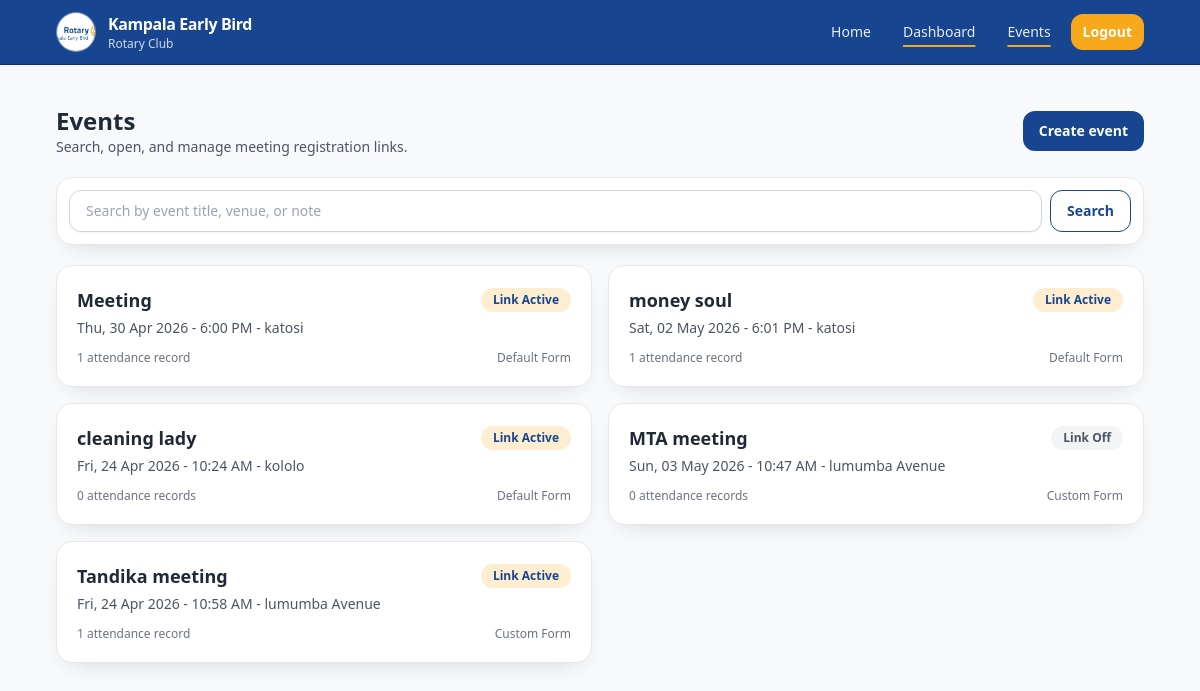
Page /dashboard/events/ (signed in) on the earlier database version.
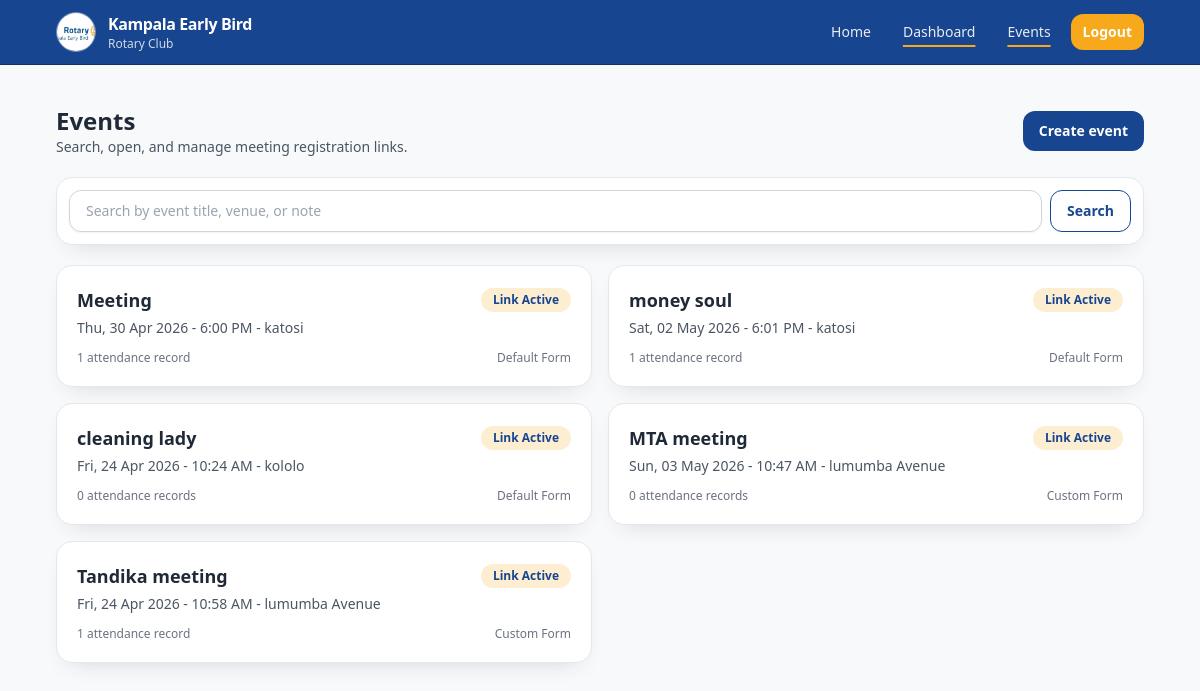
Same page on the later database version.
### attendance/models.py (models this page shows, shortened)
class TimeStampedModel(models.Model):
    created_at = models.DateTimeField(auto_now_add=True)
    updated_at = models.DateTimeField(auto_now=True)
    class Meta:
        abstract = True

class Event(TimeStampedModel):
    STATUS_CHOICES = [
        ("open", "Open"),
        ("closed", "Closed"),
        ("archived", "Archived"),
    ]
    public_id = models.UUIDField(default=uuid.uuid4, editable=False, unique=True)
    title = models.CharField(max_length=180)
    description = models.TextField(blank=True)
    venue = models.CharField(max_length=180, blank=True)
    event_date = models.DateTimeField()
    status = models.CharField(max_length=20, choices=STATUS_CHOICES, default="open")
    announce_to_members = models.BooleanField(default=False)
    is_link_active = models.BooleanField(default=True)
    form_template = models.ForeignKey(
        "FormTemplate",
        on_delete=models.SET_NULL,
        related_name="events",
        null=True,
        blank=True,
    )
    created_by = models.ForeignKey(
        settings.AUTH_USER_MODEL,
        on_delete=models.SET_NULL,
        related_name="events",
        null=True,
        blank=True,
    )
    class Meta:
        ordering = ["-event_date"]

### attendance/views.py (the view)
# urls.py: path("dashboard/events/", EventListView.as_view(), name="event-list"),
class EventListView(LoginRequiredMixin, ListView):
    model = Event
    template_name = "attendance/dashboard/event_list.html"
    context_object_name = "events"
    def get_queryset(self):
        qs = Event.objects.annotate(attendance_total=Count("attendances"))
        query = self.request.GET.get("q", "").strip()
        if query:
            qs = qs.filter(
                Q(title__icontains=query)
                | Q(description__icontains=query)
                | Q(venue__icontains=query)
            )
        return qs
    def get_context_data(self, **kwargs):
        context = super().get_context_data(**kwargs)
        context["q"] = self.request.GET.get("q", "")
        return context

### templates/attendance/dashboard/event_list.html (shortened to what this page needs)
{% extends "attendance/base.html" %}
{% block content %}
<section class="space-y-5">
    <div class="flex items-center justify-between gap-3">
        <div>
            <h1 class="text-2xl font-bold text-[#1F2937]">Events</h1>
            <p class="text-sm text-gray-600">Search, open, and manage meeting registration links.</p>
        </div>
        <a href="{% url 'attendance:event-wizard' %}" class="btn-primary">Create event</a>
    </div>
    <form method="get" class="card p-3">
        <div class="flex gap-2">
            <input type="text" name="q" value="{{ q }}" placeholder="Search by event title, venue, or note" class="input-field mt-0 py-2">
            <button class="btn-secondary" type="submit">Search</button>
        </div>
    </form>
    <div class="grid gap-4 lg:grid-cols-2">
        {% for event in events %}
            <a href="{% url 'attendance:event-detail' public_id=event.public_id %}" class="card block transition duration-200 ease-in-out hover:shadow-lg">
                <div class="flex flex-wrap items-center justify-between gap-2">
                    <h2 class="text-lg font-semibold text-[#1F2937]">{{ event.title }}</h2>
                    <span class="rounded-full px-3 py-1 text-xs font-semibold {% if event.is_link_active %}bg-rotary-gold/20 text-rotary-blue{% else %}bg-gray-100 text-gray-600{% endif %}">
                        {% if event.is_link_active %}Link Active{% else %}Link Off{% endif %}
                    </span>
                </div>
                <p class="mt-1 text-sm text-gray-600">{{ event.event_date|date:"D, d M Y - g:i A" }}{% if event.venue %} - {{ event.venue }}{% endif %}</p>
                <div class="mt-3 flex items-center justify-between text-xs text-gray-500">
                    <p>{{ event.attendance_total }} attendance record{{ event.attendance_total|pluralize }}</p>
                    <p>{% if event.form_template_id %}Custom Form{% else %}Default Form{% endif %}</p>
                </div>
            </a>
        {% empty %}
            <div class="card border-dashed text-center lg:col-span-2">
                <p class="text-sm text-gray-600">No events found.</p>
            </div>
        {% endfor %}
    </div>
</section>
{% endblock %}

Differences in the rows shown:
changed Event "MTA meeting": is_link_active "Link Off" → "Link Active"
